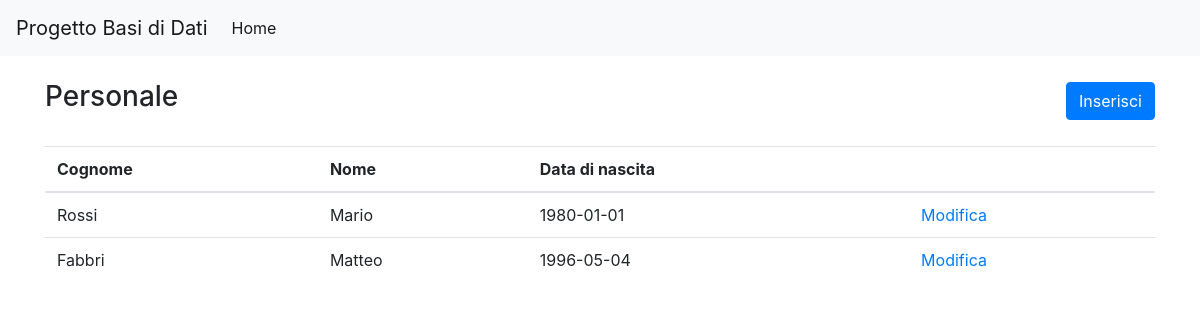
The app's page /sito/personale/index.php with its own data.
### tables this page shows
CREATE TABLE personale (
  id           INT          NOT NULL AUTO_INCREMENT,
  cognome      VARCHAR(100) NOT NULL,
  nome         VARCHAR(100) NOT NULL,
  data_nascita DATE         NOT NULL,
  PRIMARY KEY (id)
);

### sito/ConnessioneSQL.php (called while the page is built, shortened)
<?php
class ConnessioneSQL
{
    private $servername = "localhost";
    private $username = "root";
    private $password = "";
    private $dbname = "progetto_database";
    private $conn;
    public function __construct()
    {
        $this->conn = new mysqli($this->servername, $this->username, $this->password, $this->dbname);
    }
    public function query($sql)
    {
        return $this->conn->query($sql);
    }
    public function select($table, $fields = '*', $other = '')
    {
        $fields = is_array($fields) ? implode(', ', $fields) : $fields;
        $results = $this->query("SELECT {$fields} FROM {$table} {$other}");
        return $results->fetch_all(MYSQLI_ASSOC);
    }
}

### sito/personale/index.php (the view)
<?php require '../partials/head.php' ?>
<div class="d-flex justify-content-between align-items-center mb-4">
    <h3>Personale</h3>
    <a href="inserisci.php" class="btn btn-primary">Inserisci</a>
</div>
<table class="table">
    <thead>
        <tr>
            <th>Cognome</th>
            <th>Nome</th>
            <th>Data di nascita</th>
            <th></th>
        </tr>
    </thead>
    <tbody>
        <?php
        require "../ConnessioneSQL.php";
        $connessione = new ConnessioneSQL();
        $risultato = $connessione->select('personale');
        if (count($risultato) > 0) {
            foreach ($risultato as $row) {
                ?>
                <tr>
                    <td><?php echo $row["cognome"] ?></td>
                    <td><?php echo $row["nome"] ?></td>
                    <td><?php echo $row["data_nascita"] ?></td>
                    <td><a href="modifica.php?id=<?php echo $row["id"] ?>">Modifica</a></td>
                </tr>
                <?php
            }
        } else {
            ?>
            <tr>
                <td rowspan="4">Non ci sono record.</td>
            </tr>
            <?php
        }
        ?>
    </tbody>
</table>
<?php require '../partials/footer.php' ?>

### records on screen
personale: cognome "Rossi", nome "Mario", data_nascita "1980-01-01"
personale: cognome "Fabbri", nome "Matteo", data_nascita "1996-05-04"
